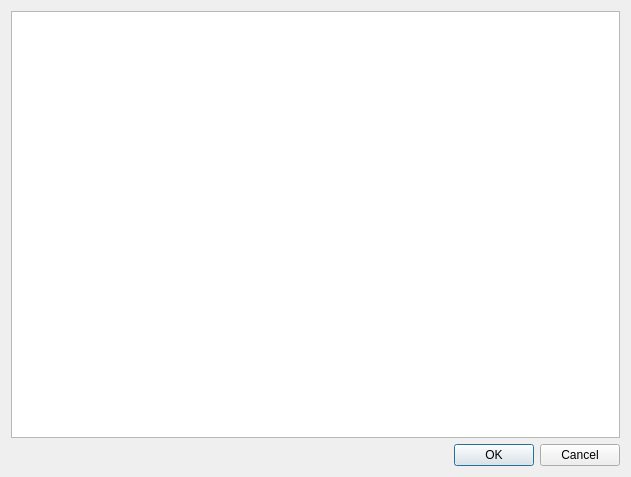
<?xml version="1.0" encoding="UTF-8"?>
<ui version="4.0">
 <class>Dialog</class>
 <widget class="QDialog" name="Dialog">
  <property name="geometry">
   <rect>
    <x>0</x>
    <y>0</y>
    <width>631</width>
    <height>477</height>
   </rect>
  </property>
  <property name="windowTitle">
   <string>Dialog</string>
  </property>
  <layout class="QVBoxLayout" name="verticalLayout_2">
   <item>
    <layout class="QVBoxLayout" name="verticalLayout">
     <item>
      <widget class="QTableView" name="tableView"/>
     </item>
     <item>
      <layout class="QHBoxLayout" name="horizontalLayout">
       <item>
        <spacer name="horizontalSpacer">
         <property name="orientation">
          <enum>Qt::Horizontal</enum>
         </property>
         <property name="sizeHint" stdset="0">
          <size>
           <width>40</width>
           <height>20</height>
          </size>
         </property>
        </spacer>
       </item>
       <item>
        <widget class="QDialogButtonBox" name="buttonBox">
         <property name="orientation">
          <enum>Qt::Horizontal</enum>
         </property>
         <property name="standardButtons">
          <set>QDialogButtonBox::Cancel|QDialogButtonBox::Ok</set>
         </property>
        </widget>
       </item>
      </layout>
     </item>
    </layout>
   </item>
  </layout>
 </widget>
 <resources/>
 <connections>
  <connection>
   <sender>buttonBox</sender>
   <signal>accepted()</signal>
   <receiver>Dialog</receiver>
   <slot>accept()</slot>
   <hints>
    <hint type="sourcelabel">
     <x>248</x>
     <y>254</y>
    </hint>
    <hint type="destinationlabel">
     <x>157</x>
     <y>274</y>
    </hint>
   </hints>
  </connection>
  <connection>
   <sender>buttonBox</sender>
   <signal>rejected()</signal>
   <receiver>Dialog</receiver>
   <slot>reject()</slot>
   <hints>
    <hint type="sourcelabel">
     <x>316</x>
     <y>260</y>
    </hint>
    <hint type="destinationlabel">
     <x>286</x>
     <y>274</y>
    </hint>
   </hints>
  </connection>
 </connections>
</ui>
